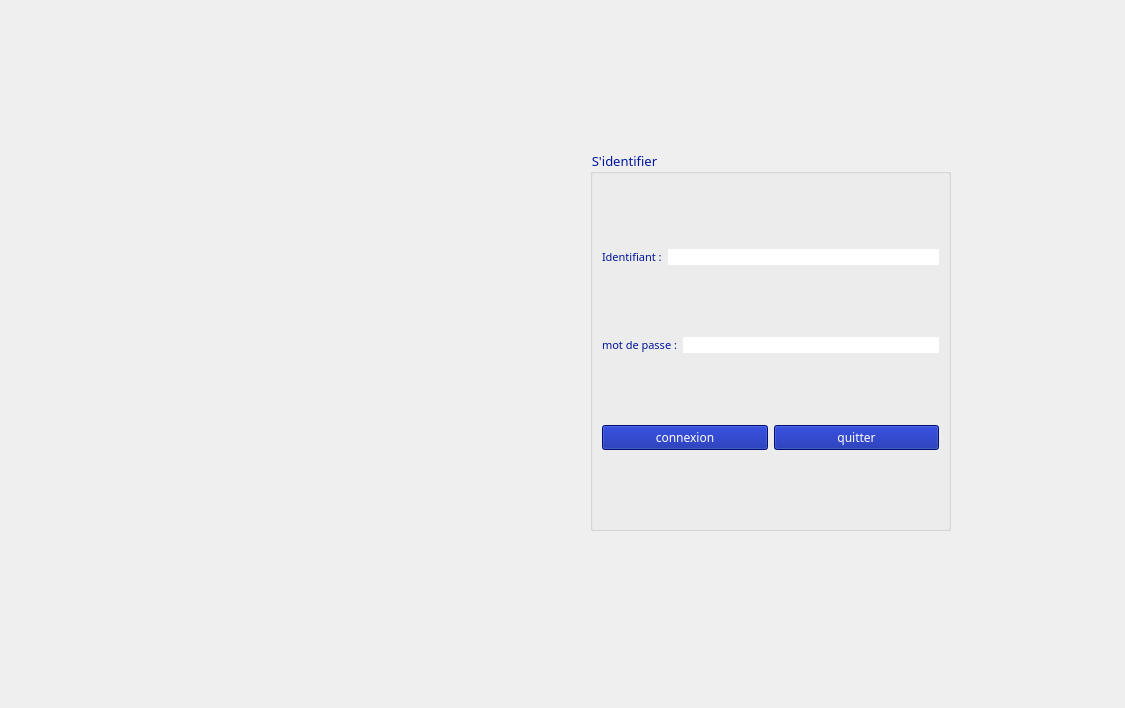
<?xml version="1.0" encoding="UTF-8"?>
<ui version="4.0">
 <class>MainWindow</class>
 <widget class="QMainWindow" name="MainWindow">
  <property name="geometry">
   <rect>
    <x>0</x>
    <y>0</y>
    <width>1125</width>
    <height>708</height>
   </rect>
  </property>
  <property name="windowTitle">
   <string>MainWindow</string>
  </property>
  <property name="styleSheet">
   <string notr="true"/>
  </property>
  <widget class="QWidget" name="centralwidget">
   <widget class="QGroupBox" name="groupBox">
    <property name="geometry">
     <rect>
      <x>590</x>
      <y>150</y>
      <width>361</width>
      <height>381</height>
     </rect>
    </property>
    <property name="font">
     <font>
      <family>Segoe UI Black</family>
      <pointsize>10</pointsize>
     </font>
    </property>
    <property name="styleSheet">
     <string notr="true">color: rgb(0, 21, 155);</string>
    </property>
    <property name="title">
     <string>S'identifier</string>
    </property>
    <layout class="QVBoxLayout" name="verticalLayout">
     <item>
      <layout class="QHBoxLayout" name="horizontalLayout">
       <item>
        <widget class="QLabel" name="label">
         <property name="font">
          <font>
           <family>Segoe UI Black</family>
           <pointsize>8</pointsize>
           <bold>true</bold>
          </font>
         </property>
         <property name="styleSheet">
          <string notr="true"/>
         </property>
         <property name="text">
          <string>&lt;html&gt;&lt;head/&gt;&lt;body&gt;&lt;p&gt;&lt;span style=&quot; font-weight:400; color:#00159b;&quot;&gt;Identifiant :&lt;/span&gt;&lt;/p&gt;&lt;/body&gt;&lt;/html&gt;</string>
         </property>
        </widget>
       </item>
       <item>
        <widget class="QLineEdit" name="id">
         <property name="styleSheet">
          <string notr="true">background-color: rgb(255, 255, 255);
border-radius:10px;</string>
         </property>
        </widget>
       </item>
      </layout>
     </item>
     <item>
      <layout class="QHBoxLayout" name="horizontalLayout_2">
       <item>
        <widget class="QLabel" name="label_2">
         <property name="font">
          <font>
           <family>Segoe UI Black</family>
           <pointsize>8</pointsize>
          </font>
         </property>
         <property name="styleSheet">
          <string notr="true"/>
         </property>
         <property name="text">
          <string>&lt;html&gt;&lt;head/&gt;&lt;body&gt;&lt;p&gt;&lt;span style=&quot; color:#00159b;&quot;&gt;mot de passe :&lt;/span&gt;&lt;/p&gt;&lt;/body&gt;&lt;/html&gt;</string>
         </property>
        </widget>
       </item>
       <item>
        <widget class="QLineEdit" name="mdp">
         <property name="styleSheet">
          <string notr="true">background-color: rgb(255, 255, 255);
border-radius:10px;</string>
         </property>
         <property name="echoMode">
          <enum>QLineEdit::EchoMode::Password</enum>
         </property>
        </widget>
       </item>
      </layout>
     </item>
     <item>
      <layout class="QHBoxLayout" name="horizontalLayout_3">
       <item>
        <widget class="QPushButton" name="connexion">
         <property name="minimumSize">
          <size>
           <width>0</width>
           <height>0</height>
          </size>
         </property>
         <property name="font">
          <font>
           <family>Segoe UI Black</family>
           <pointsize>9</pointsize>
           <italic>false</italic>
           <bold>false</bold>
          </font>
         </property>
         <property name="styleSheet">
          <string notr="true">background-color: rgb(0, 21, 155);
color: rgb(255, 255, 255);
</string>
         </property>
         <property name="text">
          <string>connexion</string>
         </property>
        </widget>
       </item>
       <item>
        <widget class="QPushButton" name="quitter">
         <property name="font">
          <font>
           <family>Segoe UI Black</family>
           <pointsize>9</pointsize>
           <italic>false</italic>
           <bold>false</bold>
          </font>
         </property>
         <property name="styleSheet">
          <string notr="true">background-color: rgb(0, 21, 155);
color: rgb(255, 255, 255);</string>
         </property>
         <property name="text">
          <string>quitter</string>
         </property>
        </widget>
       </item>
      </layout>
     </item>
    </layout>
   </widget>
   <widget class="QWidget" name="widget" native="true">
    <property name="geometry">
     <rect>
      <x>0</x>
      <y>0</y>
      <width>1131</width>
      <height>771</height>
     </rect>
    </property>
    <property name="styleSheet">
     <string notr="true">background-image: url(:/img/img/back.png);</string>
    </property>
   </widget>
   <zorder>widget</zorder>
   <zorder>groupBox</zorder>
  </widget>
  <widget class="QMenuBar" name="menubar">
   <property name="geometry">
    <rect>
     <x>0</x>
     <y>0</y>
     <width>1125</width>
     <height>26</height>
    </rect>
   </property>
  </widget>
 </widget>
 <resources/>
 <connections>
  <connection>
   <sender>quitter</sender>
   <signal>clicked()</signal>
   <receiver>MainWindow</receiver>
   <slot>close()</slot>
   <hints>
    <hint type="sourcelabel">
     <x>935</x>
     <y>500</y>
    </hint>
    <hint type="destinationlabel">
     <x>1028</x>
     <y>595</y>
    </hint>
   </hints>
  </connection>
 </connections>
</ui>
